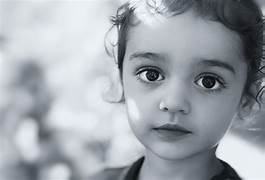
#> input picture front_face_detection/img.jpg, 265 x 180 px
$ python front_face_detection.py
#> lines starting #> are read from the running program, lines starting #| are printed output that depends on the picture
import numpy as np
import cv2

face_classifier = cv2.CascadeClassifier(r"haarcascade_frontalface_default.xml")

image = cv2.imread(r"img.jpg")
#> image is the input picture: shape (180, 265, 3); mean B, G, R 172.9, 166.1, 160.7
gray = cv2.cvtColor(image,cv2.COLOR_BGR2GRAY)

faces = face_classifier.detectMultiScale(gray,1.3,5)
#> faces = [[100, 18, 151, 151]]

if faces is ():
    print("NO FACES FOUND")

# We iterate through our faces array and drow a rectangle
# Over each face in faces
for (x,y,w,h) in faces: # X-coordinate,y-coordinate,w-width of the image,h-height of the image
    cv2.rectangle(image,(x,y),(x+w,y+h),(127,0,255),2)
    cv2.imshow('Face Detection',image)
    cv2.waitKey(0)
#> this loop made 1 pass
#> pass 1, `cv2.imshow('Face Detection',image)`:
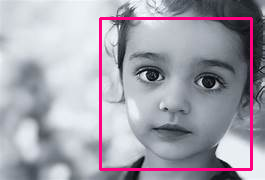
#> window 'Face Detection': shape (180, 265, 3); mean B, G, R 172, 160.7, 165.2

cv2.destroyAllWindows()
